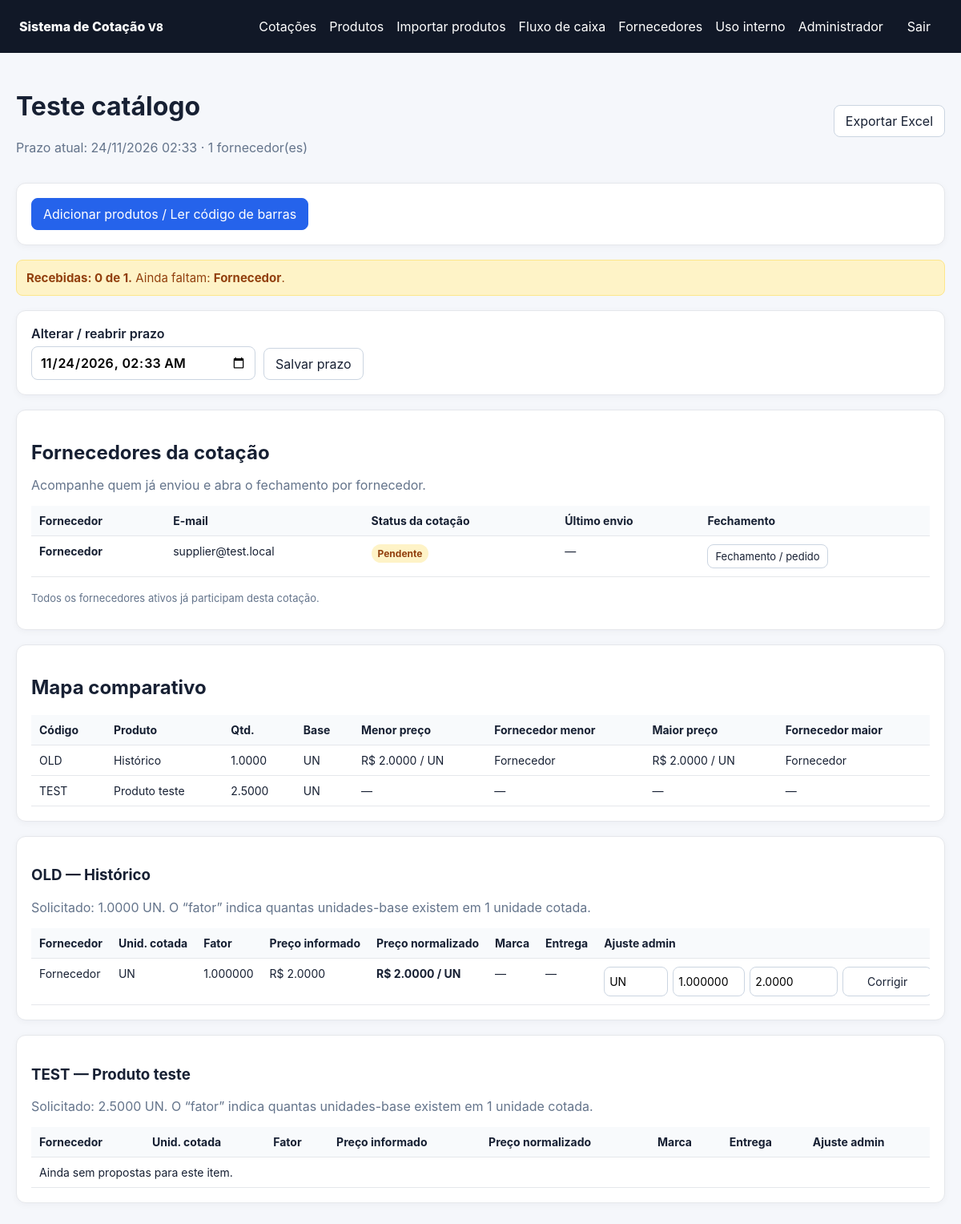
Page /admin/cotacoes/1 (signed in) on the committed database.
### app/models.py (models this page shows, shortened)
class User(Base):
    __tablename__ = "users"
    id: Mapped[int] = mapped_column(primary_key=True)
    name: Mapped[str] = mapped_column(String(120))
    email: Mapped[str] = mapped_column(String(180), unique=True, index=True)
    password_hash: Mapped[str] = mapped_column(String(255))
    role: Mapped[str] = mapped_column(String(20), default="supplier")
    company_name: Mapped[str | None] = mapped_column(String(180), nullable=True)
    active: Mapped[bool] = mapped_column(Boolean, default=True)
    must_change_password: Mapped[bool] = mapped_column(Boolean, default=False)

class Quote(Base):
    __tablename__ = "quotes"
    id: Mapped[int] = mapped_column(primary_key=True)
    title: Mapped[str] = mapped_column(String(180))
    deadline: Mapped[datetime] = mapped_column(DateTime)
    created_at: Mapped[datetime] = mapped_column(DateTime, default=datetime.utcnow)
    items: Mapped[list["QuoteItem"]] = relationship(back_populates="quote", cascade="all, delete-orphan")

class QuoteItem(Base):
    __tablename__ = "quote_items"
    id: Mapped[int] = mapped_column(primary_key=True)
    quote_id: Mapped[int] = mapped_column(ForeignKey("quotes.id", ondelete="CASCADE"), index=True)
    code: Mapped[str] = mapped_column(String(80), default="")
    description: Mapped[str] = mapped_column(String(255))
    requested_qty: Mapped[Decimal] = mapped_column(Numeric(14, 4))
    base_unit: Mapped[str] = mapped_column(String(40))
    quote: Mapped[Quote] = relationship(back_populates="items")
    responses: Mapped[list["QuoteResponse"]] = relationship(back_populates="item", cascade="all, delete-orphan")

class QuoteResponse(Base):
    __tablename__ = "quote_responses"
    id: Mapped[int] = mapped_column(primary_key=True)
    quote_item_id: Mapped[int] = mapped_column(ForeignKey("quote_items.id", ondelete="CASCADE"), index=True)
    supplier_id: Mapped[int] = mapped_column(ForeignKey("users.id", ondelete="CASCADE"), index=True)
    offered_unit: Mapped[str] = mapped_column(String(40), default="UN")
    base_units_per_offered_unit: Mapped[Decimal] = mapped_column(Numeric(14, 6), default=1)
    offered_price: Mapped[Decimal] = mapped_column(Numeric(14, 4))
    brand: Mapped[str | None] = mapped_column(String(120), nullable=True)
    delivery_days: Mapped[int | None] = mapped_column(Integer, nullable=True)
    notes: Mapped[str | None] = mapped_column(Text, nullable=True)
    updated_at: Mapped[datetime] = mapped_column(DateTime, default=datetime.utcnow, onupdate=datetime.utcnow)
    item: Mapped[QuoteItem] = relationship(back_populates="responses")
    supplier: Mapped[User] = relationship()
    __table_args__ = (UniqueConstraint("quote_item_id", "supplier_id", name="uq_item_supplier_response"),)

### app/main.py (the view)
@app.get("/admin/cotacoes/{quote_id}", response_class=HTMLResponse)
def admin_quote_detail(quote_id: int, request: Request, db: Session = Depends(get_db)):
    user = require_role(request, db, "admin")
    quote = db.scalar(
        select(Quote).where(Quote.id == quote_id).options(
            selectinload(Quote.items).selectinload(QuoteItem.responses).selectinload(QuoteResponse.supplier)
        )
    )
    if not quote:
        raise HTTPException(404)
    quote_supplier_links = db.scalars(
        select(QuoteSupplier).where(QuoteSupplier.quote_id == quote_id).order_by(QuoteSupplier.id)
    ).all()
    supplier_ids = [link.supplier_id for link in quote_supplier_links]
    supplier_map = {
        supplier.id: supplier
        for supplier in (
            db.scalars(select(User).where(User.id.in_(supplier_ids))).all() if supplier_ids else []
        )
    }
    participants = []
    for link in quote_supplier_links:
        supplier = supplier_map.get(link.supplier_id)
        if supplier:
            participants.append({"supplier": supplier, "submitted_at": link.submitted_at})
    participants.sort(key=lambda row: ((row["supplier"].company_name or row["supplier"].name or "").lower()))
    suppliers = [row["supplier"] for row in participants]
    sent_participants = [row for row in participants if row["submitted_at"] is not None]
    pending_participants = [row for row in participants if row["submitted_at"] is None]
    all_active_suppliers = db.scalars(
        select(User).where(and_(User.role == "supplier", User.active == True)).order_by(User.company_name, User.name)
    ).all()
    current_ids = set(supplier_ids)
    available_suppliers = [supplier for supplier in all_active_suppliers if supplier.id not in current_ids]
    summary = []
    for item in quote.items:
        valid = [r for r in item.responses if r.normalized_price is not None]
        valid.sort(key=lambda r: r.normalized_price)
        summary.append({"item": item, "responses": valid, "min": valid[0] if valid else None, "max": valid[-1] if valid else None})
    corrected_raw = request.query_params.get("corrigido")
    try:
        corrected_response_id = int(corrected_raw) if corrected_raw else None
    except ValueError:
        corrected_response_id = None
    return templates.TemplateResponse(
        request,
        "admin_quote_detail.html",
        {
            "user": user,
            "quote": quote,
            "suppliers": suppliers,
            "participants": participants,
            "sent_participants": sent_participants,
            "pending_participants": pending_participants,
            "available_suppliers": available_suppliers,
            "summary": summary,
            "now": now_local(),
            "supplier_added": request.query_params.get("fornecedor_adicionado") == "1",
            "supplier_already_added": request.query_params.get("fornecedor_ja_adicionado") == "1",
            "corrected_response_id": corrected_response_id,
        },
    )

### app/templates/admin_quote_detail.html (shortened to what this page needs)
{% extends 'base.html' %}
{% block content %}
<div class="page-head">
  <div>
    <h1>{{ quote.title }}</h1>
    <p class="muted">Prazo atual: {{ quote.deadline.strftime('%d/%m/%Y %H:%M') }} · {{ suppliers|length }} fornecedor(es)</p>
  </div>
  <a class="button" href="/admin/cotacoes/{{ quote.id }}/excel">Exportar Excel</a>
</div>
<div class="card"><a class="button primary" href="/admin/produtos?quote_id={{ quote.id }}">Adicionar produtos / Ler código de barras</a></div>
{% if participants %}
  {% if pending_participants|length == 0 %}
    <div class="success submission-summary"><strong>Todos os fornecedores enviaram a cotação.</strong> Você já pode fazer o fechamento dos pedidos.</div>
  {% else %}
    <div class="warning submission-summary">
      <strong>Recebidas: {{ sent_participants|length }} de {{ participants|length }}.</strong>
      Ainda faltam:
      {% for row in pending_participants %}<strong>{{ row.supplier.company_name or row.supplier.name }}</strong>{% if not loop.last %}, {% endif %}{% endfor %}.
    </div>
  {% endif %}
{% endif %}
<div class="card inline-form">
  <form method="post" action="/admin/cotacoes/{{ quote.id }}/prazo">
    <label>Alterar / reabrir prazo
      <input type="datetime-local" name="deadline" value="{{ quote.deadline.strftime('%Y-%m-%dT%H:%M') }}" required>
    </label>
    <button>Salvar prazo</button>
  </form>
</div>
<div class="card">
  <div class="participant-head">
    <div>
      <h2>Fornecedores da cotação</h2>
      <p class="muted">Acompanhe quem já enviou e abra o fechamento por fornecedor.</p>
    </div>
  </div>
  <div class="table-wrap participant-table-wrap">
    <table>
      <thead><tr><th>Fornecedor</th><th>E-mail</th><th>Status da cotação</th><th>Último envio</th><th>Fechamento</th></tr></thead>
      <tbody>
      {% for row in participants %}
        <tr>
          <td><strong>{{ row.supplier.company_name or row.supplier.name }}</strong></td>
          <td>{{ row.supplier.email }}</td>
          <td>{% if row.submitted_at %}<span class="badge open">Enviado</span>{% else %}<span class="badge pending">Pendente</span>{% endif %}</td>
          <td>{% if row.submitted_at %}{{ row.submitted_at.strftime('%d/%m/%Y %H:%M') }}{% else %}—{% endif %}</td>
          <td><a class="button compact" href="/admin/cotacoes/{{ quote.id }}/pedidos/{{ row.supplier.id }}">Fechamento / pedido</a></td>
        </tr>
      {% else %}
        <tr><td colspan="5">Nenhum fornecedor vinculado.</td></tr>
      {% endfor %}
      </tbody>
    </table>
  </div>
  {% if available_suppliers %}
  <form method="post" action="/admin/cotacoes/{{ quote.id }}/fornecedores/adicionar" class="add-supplier-form">
    <label>Adicionar fornecedor
      <select name="supplier_id" required>
        <option value="">Selecione...</option>
        {% for s in available_suppliers %}
          <option value="{{ s.id }}">{{ s.company_name or s.name }} — {{ s.email }}</option>
        {% endfor %}
      </select>
    </label>
    <button class="primary" type="submit">Adicionar à cotação</button>
  </form>
  {% else %}
    <p class="muted small-note">Todos os fornecedores ativos já participam desta cotação.</p>
  {% endif %}
</div>
<div class="card table-wrap">
<h2>Mapa comparativo</h2>
<table class="wide"><thead><tr><th>Código</th><th>Produto</th><th>Qtd.</th><th>Base</th><th>Menor preço</th><th>Fornecedor menor</th><th>Maior preço</th><th>Fornecedor maior</th></tr></thead><tbody>
{% for row in summary %}<tr><td>{{ row.item.code }}</td><td>{{ row.item.description }}</td><td>{{ row.item.requested_qty }}</td><td>{{ row.item.base_unit }}</td>
<td>{% if row.min %}R$ {{ '%.4f'|format(row.min.normalized_price) }} / {{ row.item.base_unit }}{% else %}—{% endif %}</td>
<td>{% if row.min %}{{ row.min.supplier.company_name or row.min.supplier.name }}{% else %}—{% endif %}</td>
<td>{% if row.max %}R$ {{ '%.4f'|format(row.max.normalized_price) }} / {{ row.item.base_unit }}{% else %}—{% endif %}</td>
<td>{% if row.max %}{{ row.max.supplier.company_name or row.max.supplier.name }}{% else %}—{% endif %}</td></tr>{% endfor %}
</tbody></table></div>
{% for row in summary %}
<div class="card" id="item-{{ row.item.id }}"><h3>{{ row.item.code }} — {{ row.item.description }}</h3><p class="muted">Solicitado: {{ row.item.requested_qty }} {{ row.item.base_unit }}. O “fator” indica quantas unidades-base existem em 1 unidade cotada.</p>
<div class="table-wrap"><table><thead><tr><th>Fornecedor</th><th>Unid. cotada</th><th>Fator</th><th>Preço informado</th><th>Preço normalizado</th><th>Marca</th><th>Entrega</th><th>Ajuste admin</th></tr></thead><tbody>
{% for r in row.responses %}
<tr id="resp-{{ r.id }}" class="{% if corrected_response_id == r.id %}row-corrected{% endif %}">
<td>{{ r.supplier.company_name or r.supplier.name }}</td><td>{{ r.offered_unit }}</td><td>{{ r.base_units_per_offered_unit }}</td><td>R$ {{ '%.4f'|format(r.offered_price) }}</td><td><strong>R$ {{ '%.4f'|format(r.normalized_price) }} / {{ row.item.base_unit }}</strong></td><td>{{ r.brand or '—' }}</td><td>{% if r.delivery_days is not none %}{{ r.delivery_days }} dias{% else %}—{% endif %}</td><td>
<form method="post" action="/admin/respostas/{{ r.id }}/editar" class="mini-form"><input name="offered_unit" value="{{ r.offered_unit }}" title="Unidade cotada"><input name="factor" value="{{ r.base_units_per_offered_unit }}" title="Fator"><input name="offered_price" value="{{ r.offered_price }}" title="Preço"><button>Corrigir</button></form>
</td></tr>
{% else %}<tr><td colspan="8">Ainda sem propostas para este item.</td></tr>{% endfor %}
</tbody></table></div></div>
{% endfor %}
{% endblock %}

### app/templates/base.html (shortened to what this page needs)
<!doctype html>
<html lang="pt-BR">
<head>
  <link rel="stylesheet" href="/static/style.css?v=10">
</head>
<body>
<header class="topbar">
  <div class="brand">Sistema de Cotação <small class="app-version">V8</small></div>
  {% if user %}
  <div class="nav">
    {% if user.role == 'admin' %}<a href="/admin">Cotações</a><a href="/admin/produtos">Produtos</a><a href="/admin/importacao-produtos">Importar produtos</a><a href="/admin/financeiro">Fluxo de caixa</a><a href="/admin/fornecedores">Fornecedores</a><a href="/uso-interno">Uso interno</a>{% elif user.role == 'employee' %}<a href="/uso-interno">Registrar retirada</a><a href="/uso-interno/alterar-senha">Alterar senha</a>{% else %}<a href="/fornecedor">Minhas cotações</a><a href="/fornecedor/alterar-senha">Alterar senha</a>{% endif %}
    <span>{{ user.name }}</span>
    <form action="/logout" method="post"><button class="link-btn">Sair</button></form>
  </div>
  {% endif %}
</header>
<main class="container">{% block content %}{% endblock %}</main>
</body>
</html>

### app/static/style.css (style rules this page uses)
:root { font-family:Inter,ui-sans-serif,system-ui,-apple-system,BlinkMacSystemFont,"Segoe UI",sans-serif;color:#172033;background:#f5f7fb }
* { box-sizing:border-box }
body { margin:0 }
.topbar { display:flex;justify-content:space-between;align-items:center;padding:14px 24px;background:#111827;color:#fff }
.brand { font-weight:800 }
.nav { display:flex;gap:16px;align-items:center }
.nav a,.link-btn { color:#fff;text-decoration:none;background:none;border:0;cursor:pointer;font:inherit }
.nav form { margin:0 }
.container { max-width:1500px;margin:26px auto;padding:0 20px }
.page-head { display:flex;justify-content:space-between;gap:16px;align-items:center;margin-bottom:18px }
.card { background:#fff;border:1px solid #e5e7eb;border-radius:12px;padding:18px;margin-bottom:18px;box-shadow:0 2px 8px rgba(15,23,42,.04) }
label { display:grid;gap:6px;font-weight:600 }
input,select,textarea,button,.button { font:inherit }
input,select,textarea { width:100%;padding:9px 10px;border:1px solid #cbd5e1;border-radius:8px;background:#fff }
button,.button { border:1px solid #cbd5e1;border-radius:8px;padding:9px 14px;background:#fff;color:#172033;text-decoration:none;cursor:pointer;display:inline-block }
.primary { background:#2563eb;color:#fff;border-color:#2563eb }
.muted { color:#64748b }
.table-wrap { overflow:auto }
table { width:100%;border-collapse:collapse;font-size:14px }
th,td { text-align:left;padding:10px;border-bottom:1px solid #e5e7eb;vertical-align:top }
th { background:#f8fafc;white-space:nowrap }
.wide { min-width:1050px }
.badge { display:inline-block;padding:4px 8px;border-radius:999px;font-size:12px;font-weight:700 }
.inline-form form { display:flex;align-items:end;gap:10px;flex-wrap:wrap }
.inline-form label { min-width:280px }
.mini-form { display:grid;grid-template-columns:80px 90px 110px auto;gap:6px;min-width:410px }
.mini-form input { padding:6px }
.pending { background:#fef3c7;color:#92400e }
.small-note { font-size:13px;margin-top:14px }
.compact { padding:6px 9px;font-size:13px;white-space:nowrap }
.participant-head h2 { margin-bottom:4px }
.warning { background:#fef3c7;border:1px solid #fde68a;color:#92400e;padding:12px;border-radius:8px;margin-bottom:18px }
.submission-summary { font-size:15px }
.participant-table-wrap { margin:10px 0 18px }

### rows in the picture
User: name "Administrador"
Quote: title "Teste catálogo", deadline "24/11/2026 02:33", deadline "11/24/2026 02:33"
User: supplier "Fornecedor", supplier "Fornecedor", supplier.email "supplier@test.local", min.supplier "Fornecedor", max.supplier "Fornecedor"
QuoteItem: item.code "OLD", item.description "Histórico", item.requested_qty "1.0000", item.base_unit "UN", item.base_unit "UN", item.base_unit "UN", item.code "OLD", item.description "Histórico", item.requested_qty "1.0000", item.base_unit "UN", item.base_unit "UN"
QuoteResponse: min.normalized_price "2.0000", max.normalized_price "2.0000", supplier "Fornecedor", offered_unit "UN", base_units_per_offered_unit "1.000000", offered_price "2.0000", normalized_price "2.0000", brand "—", factor "1.000000"
QuoteItem: item.code "TEST", item.description "Produto teste", item.requested_qty "2.5000", item.base_unit "UN", item.code "TEST", item.description "Produto teste", item.requested_qty "2.5000", item.base_unit "UN"

### other values in the picture
{{ suppliers|length }} "1"
{{ sent_participants|length }} "0"
{{ participants|length }} "1"
